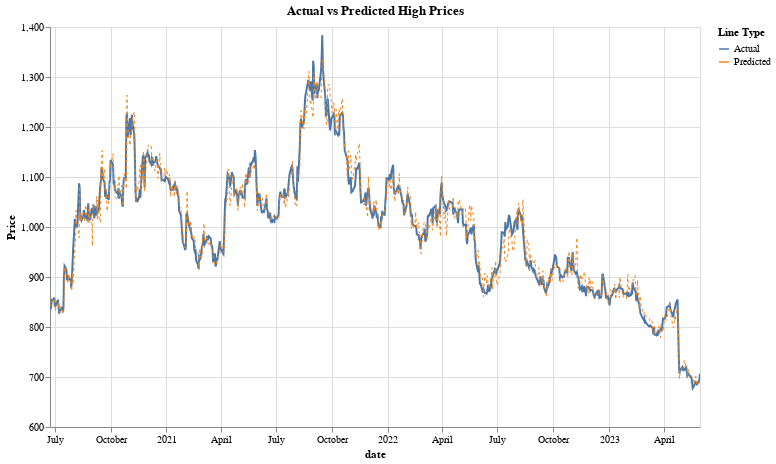

Here is the notebook cell this chart was saved with:
### Code cell
import altair as alt

alt.themes.enable('fivethirtyeight')

predictions_df['date'] = pd.to_datetime(predictions_df['date'])

predictions_df['label'] = 'Actual'
predictions_df['predicted_label'] = 'Predicted'

# Actual high price line
line1 = alt.Chart(predictions_df).mark_line(strokeWidth=2).encode(
    x='date:T',
    y=alt.Y('y_test:Q', title='Price', scale=alt.Scale(zero=False)),
    color=alt.Color('label:N', legend=alt.Legend(title="Line Type")),
    tooltip=['date', 'y_test', 'y_pred']
)

# Predicted high price line
line2 = alt.Chart(predictions_df).mark_line(strokeWidth=1, strokeDash=[3, 3]).encode(
    x='date:T',
    y=alt.Y('y_pred:Q', title='', scale=alt.Scale(zero=False)),
    color=alt.Color('predicted_label:N', legend=alt.Legend(title="Line Type")),
    tooltip=['date', 'y_test', 'y_pred']
)

# Combine the two lines
chart = alt.layer(line1, line2).properties(
    title='Actual vs Predicted High Prices',
    width=650,
    height=400
).interactive()

chart

### Figure 1 — Vega-Lite specification as saved in the notebook (floating-point values rounded to 4 significant figures; data arrays with more than 128 entries replaced by an {"elided": "..."} marker saying what was removed)
{"usermeta": {"embedOptions": {"theme": "fivethirtyeight"}}, "config": {"view": {"continuousWidth": 300, "continuousHeight": 300}}, "layer": [{"mark": {"type": "line", "strokeWidth": 2}, "encoding": {"color": {"field": "label", "legend": {"title": "Line Type"}, "type": "nominal"}, "tooltip": [{"field": "date", "type": "temporal"}, {"field": "y_test", "type": "quantitative"}, {"field": "y_pred", "type": "quantitative"}], "x": {"field": "date", "type": "temporal"}, "y": {"field": "y_test", "scale": {"zero": false}, "title": "Price", "type": "quantitative"}}, "name": "view_1"}, {"mark": {"type": "line", "strokeDash": [3, 3], "strokeWidth": 1}, "encoding": {"color": {"field": "predicted_label", "legend": {"title": "Line Type"}, "type": "nominal"}, "tooltip": [{"field": "date", "type": "temporal"}, {"field": "y_test", "type": "quantitative"}, {"field": "y_pred", "type": "quantitative"}], "x": {"field": "date", "type": "temporal"}, "y": {"field": "y_pred", "scale": {"zero": false}, "title": "", "type": "quantitative"}}}], "data": {"name": "data-80d472af75b43df73f2ad1fd1b168564"}, "height": 400, "params": [{"name": "param_1", "select": {"type": "interval", "encodings": ["x", "y"]}, "bind": "scales", "views": ["view_1"]}], "title": "Actual vs Predicted High Prices", "width": 650, "$schema": "https://vega.github.io/schema/vega-lite/v5.8.0.json", "datasets": {"data-80d472af75b43df73f2ad1fd1b168564": {"elided": "728 records"}}}
